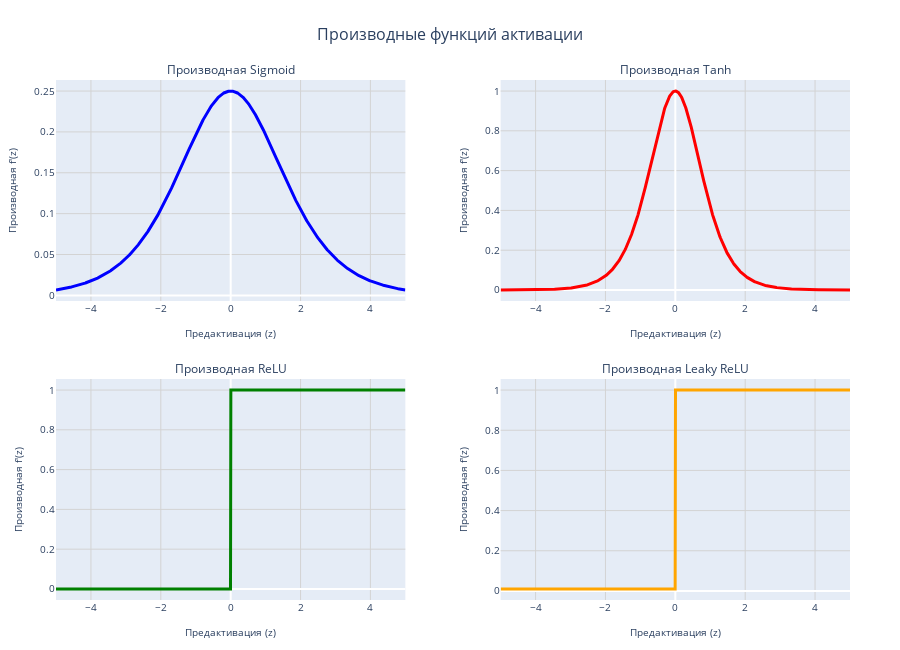

Notebook code for this chart:
### Code cell
# Визуализация производных функций активации
sigmoid_deriv = sigmoid_derivative(z_range)
tanh_deriv = tanh_derivative(z_range)
relu_deriv = relu_derivative(z_range)
leaky_relu_deriv = leaky_relu_derivative(z_range)

# Создание графика производных
fig_deriv = make_subplots(
    rows=2, cols=2,
    subplot_titles=['Производная Sigmoid', 'Производная Tanh', 
                   'Производная ReLU', 'Производная Leaky ReLU'],
    vertical_spacing=0.15,  # Увеличиваем вертикальный отступ
    horizontal_spacing=0.12  # Увеличиваем горизонтальный отступ
)

# Производная Sigmoid
fig_deriv.add_trace(
    go.Scatter(x=z_range, y=sigmoid_deriv, 
               name="Sigmoid'", line=dict(color='blue', width=3)),
    row=1, col=1
)

# Производная Tanh
fig_deriv.add_trace(
    go.Scatter(x=z_range, y=tanh_deriv, 
               name="Tanh'", line=dict(color='red', width=3)),
    row=1, col=2
)

# Производная ReLU
fig_deriv.add_trace(
    go.Scatter(x=z_range, y=relu_deriv, 
               name="ReLU'", line=dict(color='green', width=3)),
    row=2, col=1
)

# Производная Leaky ReLU
fig_deriv.add_trace(
    go.Scatter(x=z_range, y=leaky_relu_deriv, 
               name="Leaky ReLU'", line=dict(color='orange', width=3)),
    row=2, col=2
)

# Настройка осей
for i in range(1, 3):
    for j in range(1, 3):
        fig_deriv.update_xaxes(
            title_text="Предактивация (z)", 
            row=i, col=j,
            showgrid=True, 
            gridwidth=1, 
            gridcolor='lightgray',
            title_font=dict(size=10)  # Уменьшаем размер шрифта подписей осей
        )
        fig_deriv.update_yaxes(
            title_text="Производная f'(z)", 
            row=i, col=j,
            showgrid=True, 
            gridwidth=1, 
            gridcolor='lightgray',
            title_font=dict(size=10)  # Уменьшаем размер шрифта подписей осей
        )

fig_deriv.update_layout(
    title_text="Производные функций активации",
    title_x=0.5,
    title_font=dict(size=16),  # Размер заголовка
    height=650,  # Увеличиваем высоту
    showlegend=False,
    font=dict(size=10),  # Уменьшаем общий размер шрифта
    margin=dict(t=80, b=50, l=50, r=50)  # Добавляем отступы
)

# Обновляем подзаголовки
fig_deriv.update_annotations(font_size=12)  # Размер подзаголовков

fig_deriv.show()

### Figure 1 — Plotly figure (JSON) as saved in the notebook; plotly's stock layout.template omitted (floating-point values rounded to 4 significant figures; data arrays with more than 128 entries replaced by an {"elided": "..."} marker saying what was removed)
{"data": [{"line": {"color": "blue", "width": 3}, "name": "Sigmoid'", "type": "scatter", "x": {"elided": "1000 float values"}, "xaxis": "x", "y": {"elided": "1000 float values"}, "yaxis": "y"}, {"line": {"color": "red", "width": 3}, "name": "Tanh'", "type": "scatter", "x": {"elided": "1000 float values"}, "xaxis": "x2", "y": {"elided": "1000 float values"}, "yaxis": "y2"}, {"line": {"color": "green", "width": 3}, "name": "ReLU'", "type": "scatter", "x": {"elided": "1000 float values"}, "xaxis": "x3", "y": {"elided": "1000 int values"}, "yaxis": "y3"}, {"line": {"color": "orange", "width": 3}, "name": "Leaky ReLU'", "type": "scatter", "x": {"elided": "1000 float values"}, "xaxis": "x4", "y": {"elided": "1000 float values"}, "yaxis": "y4"}], "layout": {"annotations": [{"font": {"size": 12}, "showarrow": false, "text": "Производная Sigmoid", "x": 0.22, "xanchor": "center", "xref": "paper", "y": 1, "yanchor": "bottom", "yref": "paper"}, {"font": {"size": 12}, "showarrow": false, "text": "Производная Tanh", "x": 0.78, "xanchor": "center", "xref": "paper", "y": 1, "yanchor": "bottom", "yref": "paper"}, {"font": {"size": 12}, "showarrow": false, "text": "Производная ReLU", "x": 0.22, "xanchor": "center", "xref": "paper", "y": 0.425, "yanchor": "bottom", "yref": "paper"}, {"font": {"size": 12}, "showarrow": false, "text": "Производная Leaky ReLU", "x": 0.78, "xanchor": "center", "xref": "paper", "y": 0.425, "yanchor": "bottom", "yref": "paper"}], "font": {"size": 10}, "height": 650, "margin": {"b": 50, "l": 50, "r": 50, "t": 80}, "showlegend": false, "title": {"font": {"size": 16}, "text": "Производные функций активации", "x": 0.5}, "xaxis": {"anchor": "y", "domain": [0, 0.44], "gridcolor": "lightgray", "gridwidth": 1, "showgrid": true, "title": {"font": {"size": 10}, "text": "Предактивация (z)"}}, "xaxis2": {"anchor": "y2", "domain": [0.56, 1], "gridcolor": "lightgray", "gridwidth": 1, "showgrid": true, "title": {"font": {"size": 10}, "text": "Предактивация (z)"}}, "xaxis3": {"anchor": "y3", "domain": [0, 0.44], "gridcolor": "lightgray", "gridwidth": 1, "showgrid": true, "title": {"font": {"size": 10}, "text": "Предактивация (z)"}}, "xaxis4": {"anchor": "y4", "domain": [0.56, 1], "gridcolor": "lightgray", "gridwidth": 1, "showgrid": true, "title": {"font": {"size": 10}, "text": "Предактивация (z)"}}, "yaxis": {"anchor": "x", "domain": [0.575, 1], "gridcolor": "lightgray", "gridwidth": 1, "showgrid": true, "title": {"font": {"size": 10}, "text": "Производная f'(z)"}}, "yaxis2": {"anchor": "x2", "domain": [0.575, 1], "gridcolor": "lightgray", "gridwidth": 1, "showgrid": true, "title": {"font": {"size": 10}, "text": "Производная f'(z)"}}, "yaxis3": {"anchor": "x3", "domain": [0, 0.425], "gridcolor": "lightgray", "gridwidth": 1, "showgrid": true, "title": {"font": {"size": 10}, "text": "Производная f'(z)"}}, "yaxis4": {"anchor": "x4", "domain": [0, 0.425], "gridcolor": "lightgray", "gridwidth": 1, "showgrid": true, "title": {"font": {"size": 10}, "text": "Производная f'(z)"}}}}
